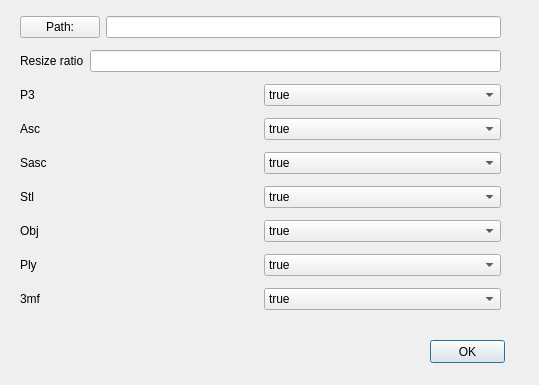
<?xml version="1.0" encoding="UTF-8"?>
<ui version="4.0">
 <class>save</class>
 <widget class="QDialog" name="save">
  <property name="geometry">
   <rect>
    <x>0</x>
    <y>0</y>
    <width>539</width>
    <height>385</height>
   </rect>
  </property>
  <property name="windowTitle">
   <string>Dialog</string>
  </property>
  <widget class="QPushButton" name="pushButton">
   <property name="geometry">
    <rect>
     <x>430</x>
     <y>340</y>
     <width>75</width>
     <height>23</height>
    </rect>
   </property>
   <property name="text">
    <string>OK</string>
   </property>
  </widget>
  <widget class="QWidget" name="layoutWidget">
   <property name="geometry">
    <rect>
     <x>20</x>
     <y>10</y>
     <width>481</width>
     <height>311</height>
    </rect>
   </property>
   <layout class="QVBoxLayout" name="verticalLayout">
    <item>
     <layout class="QHBoxLayout" name="horizontalLayout_8">
      <item>
       <widget class="QPushButton" name="pushButton_Path">
        <property name="text">
         <string>Path:</string>
        </property>
       </widget>
      </item>
      <item>
       <widget class="QLineEdit" name="lineEdit_path"/>
      </item>
     </layout>
    </item>
    <item>
     <layout class="QHBoxLayout" name="horizontalLayout_9">
      <item>
       <widget class="QLabel" name="label_9">
        <property name="text">
         <string>Resize ratio</string>
        </property>
       </widget>
      </item>
      <item>
       <widget class="QLineEdit" name="lineEdit_resizeRatio"/>
      </item>
     </layout>
    </item>
    <item>
     <layout class="QHBoxLayout" name="horizontalLayout_7">
      <item>
       <widget class="QLabel" name="label_7">
        <property name="text">
         <string>P3</string>
        </property>
       </widget>
      </item>
      <item>
       <widget class="QComboBox" name="comboBox_p3">
        <item>
         <property name="text">
          <string>true</string>
         </property>
        </item>
        <item>
         <property name="text">
          <string>fasle</string>
         </property>
        </item>
       </widget>
      </item>
     </layout>
    </item>
    <item>
     <layout class="QHBoxLayout" name="horizontalLayout">
      <item>
       <widget class="QLabel" name="label">
        <property name="text">
         <string>Asc</string>
        </property>
       </widget>
      </item>
      <item>
       <widget class="QComboBox" name="comboBox_asc">
        <item>
         <property name="text">
          <string>true</string>
         </property>
        </item>
        <item>
         <property name="text">
          <string>fasle</string>
         </property>
        </item>
       </widget>
      </item>
     </layout>
    </item>
    <item>
     <layout class="QHBoxLayout" name="horizontalLayout_6">
      <item>
       <widget class="QLabel" name="label_6">
        <property name="text">
         <string>Sasc</string>
        </property>
       </widget>
      </item>
      <item>
       <widget class="QComboBox" name="comboBox_sasc">
        <item>
         <property name="text">
          <string>true</string>
         </property>
        </item>
        <item>
         <property name="text">
          <string>fasle</string>
         </property>
        </item>
       </widget>
      </item>
     </layout>
    </item>
    <item>
     <layout class="QHBoxLayout" name="horizontalLayout_2">
      <item>
       <widget class="QLabel" name="label_2">
        <property name="text">
         <string>Stl</string>
        </property>
       </widget>
      </item>
      <item>
       <widget class="QComboBox" name="comboBox_stl">
        <item>
         <property name="text">
          <string>true</string>
         </property>
        </item>
        <item>
         <property name="text">
          <string>fasle</string>
         </property>
        </item>
       </widget>
      </item>
     </layout>
    </item>
    <item>
     <layout class="QHBoxLayout" name="horizontalLayout_3">
      <item>
       <widget class="QLabel" name="label_3">
        <property name="text">
         <string>Obj</string>
        </property>
       </widget>
      </item>
      <item>
       <widget class="QComboBox" name="comboBox_obj">
        <item>
         <property name="text">
          <string>true</string>
         </property>
        </item>
        <item>
         <property name="text">
          <string>false</string>
         </property>
        </item>
       </widget>
      </item>
     </layout>
    </item>
    <item>
     <layout class="QHBoxLayout" name="horizontalLayout_4">
      <item>
       <widget class="QLabel" name="label_4">
        <property name="text">
         <string>Ply</string>
        </property>
       </widget>
      </item>
      <item>
       <widget class="QComboBox" name="comboBox_ply">
        <item>
         <property name="text">
          <string>true</string>
         </property>
        </item>
        <item>
         <property name="text">
          <string>fasle</string>
         </property>
        </item>
       </widget>
      </item>
     </layout>
    </item>
    <item>
     <layout class="QHBoxLayout" name="horizontalLayout_5">
      <item>
       <widget class="QLabel" name="label_5">
        <property name="text">
         <string>3mf</string>
        </property>
       </widget>
      </item>
      <item>
       <widget class="QComboBox" name="comboBox_5">
        <item>
         <property name="text">
          <string>true</string>
         </property>
        </item>
        <item>
         <property name="text">
          <string>fasle</string>
         </property>
        </item>
       </widget>
      </item>
     </layout>
    </item>
   </layout>
  </widget>
 </widget>
 <resources/>
 <connections/>
</ui>
